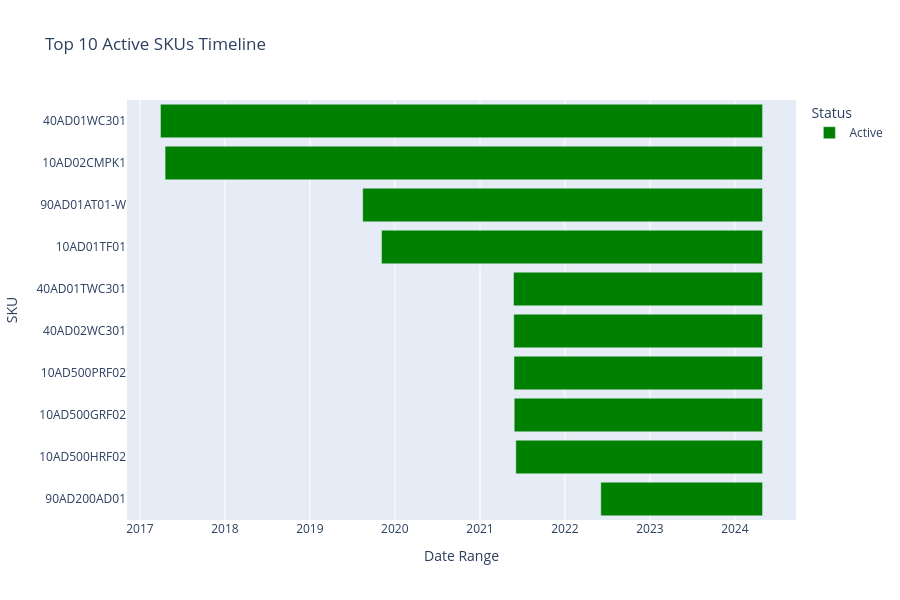

Notebook cell for this chart:
### Markdown cell above
#### Top 10 Active SKU's Timeline(Gantt Chart)

### Code cell
import pandas as pd
import plotly.express as px


# Ensure datetime conversion
df['OrderDate'] = pd.to_datetime(df['OrderDate'])

# Get latest order date in dataset
latest_date = df['OrderDate'].max()

# Group by SKU to get first and last appearance
sku_ranges = df.groupby('SKU')['OrderDate'].agg(['min', 'max']).reset_index()
sku_ranges.columns = ['SKU', 'StartDate', 'EndDate']

# Add Active/Inactive status
sku_ranges['Status'] = sku_ranges['EndDate'].apply(lambda x: 'Active' if x == latest_date else 'Inactive')

# OPTIONAL: Filter top 10 active SKUs
top_active = sku_ranges[sku_ranges['Status'] == 'Active'].sort_values('StartDate').head(10)

# Plotly Timeline
fig = px.timeline(
    top_active,
    x_start="StartDate",
    x_end="EndDate",
    y="SKU",
    color="Status",
    color_discrete_map={'Active': 'green', 'Inactive': 'red'},
    title="Top 10 Active SKUs Timeline"
)

fig.update_yaxes(autorange="reversed")  # To display top SKU at top
fig.update_layout(
    xaxis_title="Date Range",
    yaxis_title="SKU",
    legend_title="Status",
    height=600
)

fig.show()

### Figure 1 — Plotly figure (JSON) as saved in the notebook; plotly's stock layout.template omitted (floating-point values rounded to 4 significant figures)
{"data": [{"base": ["2017-03-30T00:00:00.000000000", "2017-04-19T00:00:00.000000000", "2019-08-16T00:00:00.000000000", "2019-11-05T00:00:00.000000000", "2021-05-25T00:00:00.000000000", "2021-05-26T00:00:00.000000000", "2021-05-27T00:00:00.000000000", "2021-05-28T00:00:00.000000000", "2021-06-04T00:00:00.000000000", "2022-06-04T00:00:00.000000000"], "hovertemplate": "Status=Active<br>StartDate=%{base}<br>EndDate=%{x}<br>SKU=%{y}<extra></extra>", "legendgroup": "Active", "marker": {"color": "green", "pattern": {"shape": ""}}, "name": "Active", "orientation": "h", "showlegend": true, "textposition": "auto", "type": "bar", "x": [223516800000, 221788800000, 148435200000, 141436800000, 92448000000, 92361600000, 92275200000, 92188800000, 91584000000, 60048000000], "xaxis": "x", "y": ["40AD01WC301", "10AD02CMPK1", "90AD01AT01-W", "10AD01TF01", "40AD01TWC301", "40AD02WC301", "10AD500PRF02", "10AD500GRF02", "10AD500HRF02", "90AD200AD01"], "yaxis": "y"}], "layout": {"barmode": "overlay", "height": 600, "legend": {"title": {"text": "Status"}, "tracegroupgap": 0}, "title": {"text": "Top 10 Active SKUs Timeline"}, "xaxis": {"anchor": "y", "domain": [0, 1], "title": {"text": "Date Range"}, "type": "date"}, "yaxis": {"anchor": "x", "autorange": "reversed", "domain": [0, 1], "title": {"text": "SKU"}}}}
